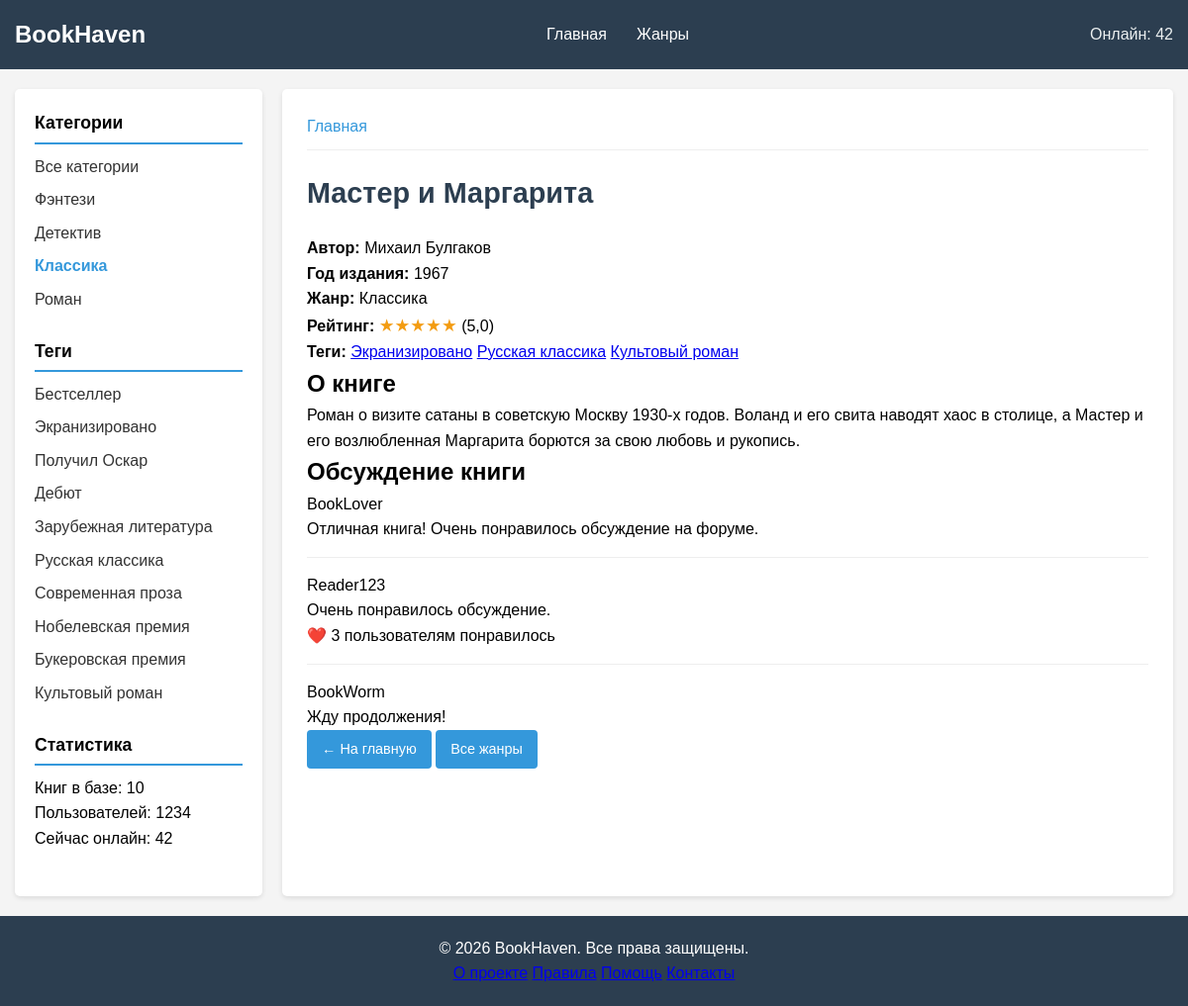
The page /book/master-i-margarita/ on the database its author committed.
### pages/models.py (models this page shows, shortened)
class Category(models.Model):
    name = models.CharField(max_length=100, db_index=True, verbose_name="Название")
    slug = models.SlugField(max_length=255, unique=True, db_index=True, verbose_name="URL")
    class Meta:
        verbose_name = "Категория"
        verbose_name_plural = "Категории"

class TagPost(models.Model):
    tag = models.CharField(max_length=100, db_index=True, verbose_name="Тег")
    slug = models.SlugField(max_length=255, unique=True, db_index=True, verbose_name="URL")
    class Meta:
        verbose_name = "Тег"
        verbose_name_plural = "Теги"

class Book(models.Model):
    slug = models.SlugField(max_length=255, unique=True, db_index=True)
    class Status(models.IntegerChoices):
        DRAFT = 0, 'Черновик'
        PUBLISHED = 1, 'Опубликовано'
    title = models.CharField(max_length=255)
    slug = models.SlugField(max_length=255, unique=True, db_index=True)
    author = models.CharField(max_length=255)
    content = models.TextField(blank=True)
    genre = models.CharField(max_length=50, blank=True, default='')
    year = models.IntegerField(default=2000)
    rating = models.FloatField(default=0.0)
    time_create = models.DateTimeField(auto_now_add=True)
    time_update = models.DateTimeField(auto_now=True)
    is_published = models.BooleanField(choices=Status.choices, default=Status.DRAFT)
    cat = models.ForeignKey('Category', on_delete=models.PROTECT, related_name='books', verbose_name="Категория")
    tags = models.ManyToManyField('TagPost', blank=True, related_name='books', verbose_name="Теги")
    objects = models.Manager()
    published = PublishedManager()
    class Meta:
        ordering = ['-time_create']

### books/views.py (the view)
# urls.py: path('book/<slug:book_slug>/', views.book_detail, name='book_detail'),
def book_detail(request, book_slug):
    book = get_object_or_404(Book, slug=book_slug, is_published=Book.Status.PUBLISHED)
    comment_id = request.GET.get('comment_id', '')
    COMMENTS = [
        {'id': 1, 'author': 'BookLover', 'date': '2026-01-15 14:30',
         'text': 'Отличная книга! Очень понравилось обсуждение на форуме.', 'likes': 5},
        {'id': 2, 'author': 'Reader123', 'date': '2026-01-16 09:45',
         'text': 'Очень понравилось обсуждение.', 'likes': 3},
        {'id': 3, 'author': 'BookWorm', 'date': '2026-01-16 18:20',
         'text': 'Жду продолжения!', 'likes': 2},
    ]
    filtered_comments = COMMENTS
    if comment_id:
        filtered_comments = [c for c in COMMENTS if c['id'] == int(comment_id)]
    genre = next((g for g in GENRES if g['slug'] == book.genre), None)
    total_books = Book.published.count()
    categories = Category.objects.all()
    tags = TagPost.objects.all()
    context = {
        'title': f'{book.title}',
        'genre_name': genre['name'] if genre else book.genre,
        'book': book,
        'comments': filtered_comments,
        'genres': GENRES,
        'categories': categories,
        'tags': tags,
        'online_users': 42,
        'selected_category': genre['id'] if genre else 0,
        'total_books': total_books,
        'total_users': 1234,
    }
    return render(request, 'pages/book_detail.html', context)

### pages/models.py (called while the page is built)
    def get_queryset(self):
        return super().get_queryset().filter(is_published=Book.Status.PUBLISHED)

### pages/templatetags/book_tags.py (called while the page is built)
@register.simple_tag
def book_rating_stars(rating):
    full = int(rating)
    half = 1 if rating - full >= 0.5 else 0
    empty = 5 - full - half
    stars = '★' * full + '½' * half + '☆' * empty
    return mark_safe(f'<span class="rating-stars">{stars}</span>')

### pages/templates/pages/book_detail.html (shortened to what this page needs)
{% extends 'pages/base.html' %}
{% load book_tags %}
{% block content %}
    <div class="book-info">
        <p><strong>Автор:</strong> {{ book.author }}</p>
        <p><strong>Год издания:</strong> {{ book.year }}</p>
        <p><strong>Жанр:</strong> {{ genre_name }}</p>
        <p><strong>Рейтинг:</strong> {% book_rating_stars book.rating %} ({{ book.rating }})</p>
    </div>
    {% if book.tags.all %}
        <div class="book-tags">
            <strong>Теги:</strong>
            {% for tag in book.tags.all %}
                <a href="{% url 'tag' tag.slug %}" class="tag">{{ tag.tag }}</a>
            {% endfor %}
        </div>
    {% endif %}
    <div class="book-description">
        <h2>О книге</h2>
        {% autoescape off %}
            <p>{{ book.content|linebreaks }}</p>
        {% endautoescape %}
    </div>
    <div class="book-discussions">
        <h2>Обсуждение книги</h2>
        {% if comments %}
            <div class="comments-list">
                {% for comment in comments %}
                    <div class="comment">
                        <div class="comment__header">
                            <span class="comment__author">{{ comment.author }}</span>
                        </div>
                        <div class="comment__content">
                            {{ comment.text|linebreaks }}
                        </div>
                        {% if comment.id|divisibleby:"2" %}
                            <div class="comment__likes">
                                ❤️ {{ comment.likes }} пользователям понравилось
                            </div>
                        {% endif %}
                    </div>
                    {% if not forloop.last %}<hr class="comment-divider">{% endif %}
                {% endfor %}
            </div>
        {% else %}
            <p class="no-comments">Комментариев пока нет.</p>
        {% endif %}
    </div>
    <div class="navigation-links">
        <a href="{% url 'home' %}" class="btn">← На главную</a>
        <a href="{% url 'genres' %}" class="btn">Все жанры</a>
    </div>
{% endblock %}

### pages/templates/pages/base.html (shortened to what this page needs)
<!DOCTYPE html>
{% load static %}
{% load book_tags %}
<html lang="ru">
<head>
    <link rel="stylesheet" href="{% static 'pages/css/style.css' %}">
</head>
<body>
    <div class="wrapper">
        <header class="header">
            <div class="container">
                <div class="header__inner">
                    <a href="{% url 'home' %}" class="logo">BookHaven</a>
                    <nav class="nav">
                        <ul class="menu">
                            <li class="menu__item"><a href="{% url 'home' %}" class="menu__link">Главная</a></li>
                            <li class="menu__item"><a href="{% url 'genres' %}" class="menu__link">Жанры</a></li>
                        </ul>
                    </nav>
                    <div class="header__info">
                        Онлайн: {{ online_users|default:"42" }}
                    </div>
                </div>
            </div>
        </header>
        <main class="main">
            <div class="container">
                <div class="content-wrapper">
                    <aside class="sidebar">
                        <div class="sidebar__section">
                            <h3 class="sidebar__title">Категории</h3>
                            <ul class="sidebar__menu">
                                <li class="{% if selected_category == 0 %}selected{% endif %}">
                                    <a href="{% url 'home' %}">Все категории</a>
                                </li>
                                {% for category in categories %}
                                    <li class="{% if category.id == selected_category %}selected{% endif %}">
                                        <a href="{% url 'category' category.slug %}">
                                            {{ category.name }}
                                        </a>
                                    </li>
                                {% endfor %}
                            </ul>
                        </div>
                        <div class="sidebar__section">
                            <h3 class="sidebar__title">Теги</h3>
                            <ul class="sidebar__menu">
                                {% for tag in tags %}
                                    <li><a href="{% url 'tag' tag.slug %}">{{ tag.tag }}</a></li>
                                {% empty %}
                                    <li>Теги не добавлены</li>
                                {% endfor %}
                            </ul>
                        </div>
                        <div class="sidebar__section">
                            <h3 class="sidebar__title">Статистика</h3>
                            <div class="forum-stats">
                                <div class="stat-item">
                                    <span class="stat-label">Книг в базе:</span>
                                    <span class="stat-value">{{ total_books }}</span>
                                </div>
                                <div class="stat-item">
                                    <span class="stat-label">Пользователей:</span>
                                    <span class="stat-value">{{ total_users }}</span>
                                </div>
                                <div class="stat-item">
                                    <span class="stat-label">Сейчас онлайн:</span>
                                    <span class="stat-value">{{ online_users }}</span>
                                </div>
                            </div>
                        </div>
                    </aside>
                    <section class="content">
                        {% block breadcrumbs %}
                            <div class="breadcrumbs">
                                <a href="{% url 'home' %}">Главная</a>
                            </div>
                        {% endblock %}
                        <h1 class="page-title">{{ title }}</h1>
                        {% block content %}
                        {% endblock %}
                    </section>
                </div>
            </div>
        </main>
        <footer class="footer">
            <div class="container">
                <div class="footer__inner">
                    <div class="footer__copyright">
                        &copy; {% now "Y" %} BookHaven. Все права защищены.
                    </div>
                    <div class="footer__menu">
                        <a href="#">О проекте</a>
                        <a href="#">Правила</a>
                        <a href="#">Помощь</a>
                        <a href="#">Контакты</a>
                    </div>
                </div>
            </div>
        </footer>
    </div>
</body>
</html>

### static/pages/css/style.css (style rules this page uses)
* { margin: 0; padding: 0; box-sizing: border-box; }
body { font-family: Arial, sans-serif; line-height: 1.6; background-color: #f4f4f4; }
.wrapper { min-height: 100vh; display: flex; flex-direction: column; }
.container { max-width: 1200px; margin: 0 auto; padding: 0 15px; }
.header { background-color: #2c3e50; color: white; padding: 1rem 0; }
.header__inner { display: flex; justify-content: space-between; align-items: center; }
.logo { color: white; text-decoration: none; font-size: 1.5rem; font-weight: bold; }
.menu { display: flex; list-style: none; }
.menu li a { color: white; text-decoration: none; padding: 0 15px; }
.header__info { color: #ecf0f1; }
.main { flex: 1; padding: 20px 0; }
.content-wrapper { display: grid; grid-template-columns: 250px 1fr; gap: 20px; }
.sidebar { background-color: white; padding: 20px; border-radius: 5px; box-shadow: 0 2px 5px rgba(0,0,0,0.1); }
.sidebar__section { margin-bottom: 25px; }
.sidebar__title { font-size: 1.1rem; margin-bottom: 10px; padding-bottom: 5px; border-bottom: 2px solid #3498db; }
.sidebar__menu { list-style: none; }
.sidebar__menu li { margin-bottom: 8px; }
.sidebar__menu a { color: #333; text-decoration: none; }
.sidebar__menu .selected a { color: #3498db; font-weight: bold; }
.content { background-color: white; padding: 25px; border-radius: 5px; box-shadow: 0 2px 5px rgba(0,0,0,0.1); }
.page-title { font-size: 1.8rem; margin-bottom: 20px; color: #2c3e50; }
.breadcrumbs { margin-bottom: 20px; padding-bottom: 10px; border-bottom: 1px solid #eee; }
.breadcrumbs a { color: #3498db; text-decoration: none; }
.rating-stars { color: #f39c12; font-size: 1.1rem; }
.btn { display: inline-block; padding: 8px 15px; background-color: #3498db; color: white; text-decoration: none; border-radius: 4px; transition: background-color 0.3s; font-size: 0.9rem; }
hr { border: none; border-top: 1px solid #eee; margin: 15px 0; }
.footer { background-color: #2c3e50; color: white; padding: 20px 0; margin-top: auto; text-align: center; }

### rows shown on the page
Category: name "Фэнтези"
Category: name "Детектив"
Category: name "Классика"
Category: name "Роман"
TagPost: tag "Бестселлер"
TagPost: tag "Экранизировано"
TagPost: tag "Получил Оскар"
TagPost: tag "Дебют"
TagPost: tag "Зарубежная литература"
TagPost: tag "Русская классика"
TagPost: tag "Современная проза"
TagPost: tag "Нобелевская премия"
TagPost: tag "Букеровская премия"
TagPost: tag "Культовый роман"
Book: title "Мастер и Маргарита", author "Михаил Булгаков", year "1967", rating "★★★★★", rating "5,0", content "Роман о визите сатаны в советскую Москву 1930-х годов. Воланд и его свита наводят хаос в столице, а Мастер и его возлюбленная Маргарита борются за свою любовь и рукопись."

### other values the page prints
{{ online_users|default:"42" }} "42"
{{ total_books }} "10"
{{ total_users }} "1234"
{{ online_users }} "42"
{{ comment.author }} "BookLover" "Reader123" "BookWorm"
{{ comment.text|linebreaks }} "Отличная книга! Очень понравилось обсуждение на форуме." "Очень понравилось обсуждение." "Жду продолжения!"
{{ comment.likes }} "3"
